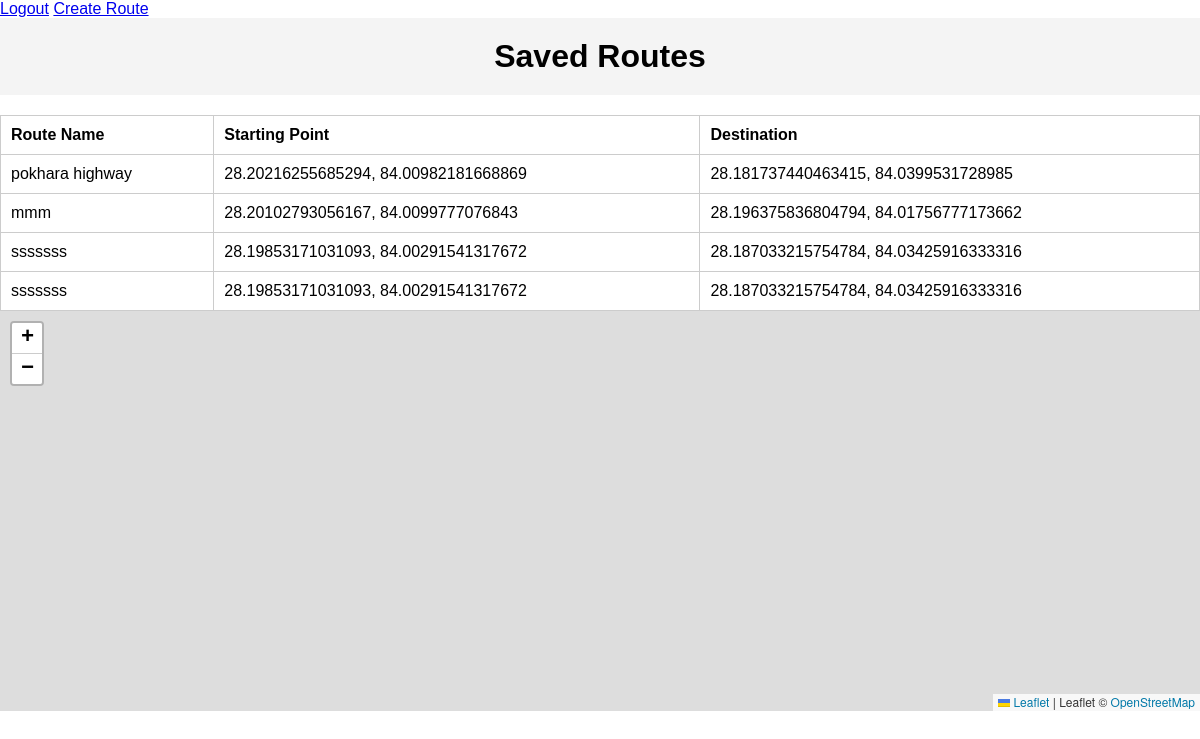
Before: /route_manager/ (signed in) with the older database file.
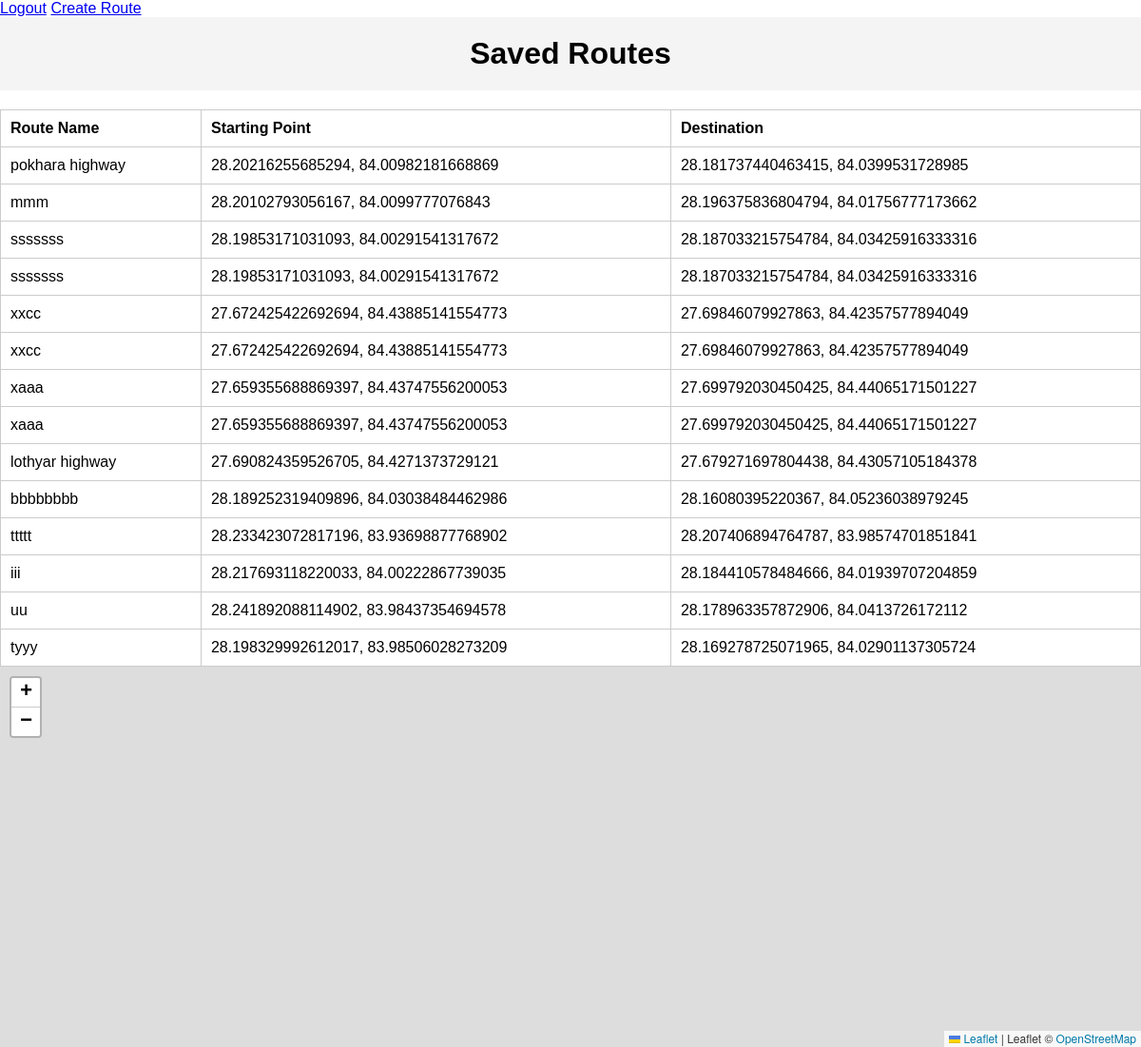
After: the same page with the newer database file.
### route_manager/models.py (models this page shows, shortened)
class Route(models.Model):
    route_name = models.CharField(max_length=255)
    starting_point = models.CharField(max_length=255)
    destination = models.CharField(max_length=255)
    route_data = models.TextField()

### route_manager/views.py (the view)
# urls.py: path('', views.view_saved_routes, name='view_saved_routes'),
def view_saved_routes(request):
    if not request.user.is_authenticated:
        return redirect('route_manager_login')
    routes = Route.objects.all()
    route_data = []
    for route in routes:
        route_data.append({
            'route_name': route.route_name,
            'starting_point': route.starting_point,
            'destination': route.destination,
            'route_data': json.loads(route.route_data)  # Convert the route_data JSON back to a list of coordinates
        })
    return render(request, 'route_manager/view_saved_routes.html', {'routes': route_data})

### route_manager/templates/route_manager/view_saved_routes.html (shortened to what this page needs)
<!DOCTYPE html>
<html lang="en">
<head>
    <link rel="stylesheet" href="https://unpkg.com/leaflet@1.8.0/dist/leaflet.css" />
</head>
<body>
    {% if user.is_authenticated %}
    <a href="{% url 'logout' %}" class="logout-button">Logout</a>
    <a href="{% url 'route_manager_home' %}" class="logout-button">Create Route</a>
{% endif %}
    <h1>Saved Routes</h1>
    <table>
        <thead>
            <tr>
                <th>Route Name</th>
                <th>Starting Point</th>
                <th>Destination</th>
            </tr>
        </thead>
        <tbody>
            {% for route in routes %}
            <tr onclick="showRouteOnMap({{ route.route_data|safe }}, '{{ route.route_name }}', '{{ route.starting_point }}', '{{ route.destination }}')">
                <td>{{ route.route_name }}</td>
                <td>{{ route.starting_point }}</td>
                <td>{{ route.destination }}</td>
            </tr>
            {% endfor %}
        </tbody>
    </table>
    <div id="map"></div>
</body>
</html>

Changed rows visible on the page:
added Route: route_name "xxcc", starting_point "27.672425422692694, 84.43885141554773", destination "27.69846079927863, 84.42357577894049"
added Route: route_name "xxcc", starting_point "27.672425422692694, 84.43885141554773", destination "27.69846079927863, 84.42357577894049"
added Route: route_name "xaaa", starting_point "27.659355688869397, 84.43747556200053", destination "27.699792030450425, 84.44065171501227"
added Route: route_name "xaaa", starting_point "27.659355688869397, 84.43747556200053", destination "27.699792030450425, 84.44065171501227"
added Route: route_name "lothyar highway", starting_point "27.690824359526705, 84.4271373729121", destination "27.679271697804438, 84.43057105184378"
added Route: route_name "bbbbbbbb", starting_point "28.189252319409896, 84.03038484462986", destination "28.16080395220367, 84.05236038979245"
added Route: route_name "ttttt", starting_point "28.233423072817196, 83.93698877768902", destination "28.207406894764787, 83.98574701851841"
added Route: route_name "iii", starting_point "28.217693118220033, 84.00222867739035", destination "28.184410578484666, 84.01939707204859"
added Route: route_name "uu", starting_point "28.241892088114902, 83.98437354694578", destination "28.178963357872906, 84.0413726172112"
added Route: route_name "tyyy", starting_point "28.198329992612017, 83.98506028273209", destination "28.169278725071965, 84.02901137305724"
